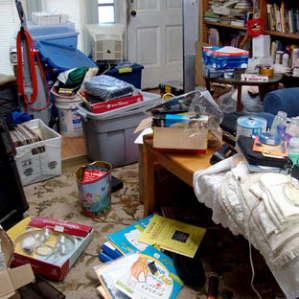
#> input picture train/messy/0.png, 299 x 299 px, found by its file name
$ jupyter execute --allow-errors clean_vs_messy.ipynb   (shell and % lines are left out)
#> lines starting #> are read from the running program, lines starting #| are printed output that depends on the picture
[cell 1]
print('Good to go')

[cell 2]
import numpy as np
import pandas as pd
import matplotlib.pyplot as plt
import seaborn as sns

[cell 3]
from PIL import Image
import cv2

[cell 4]
from random import shuffle
import os
#> (the rest of this cell did not finish here and is left out)

[cell 5]
train_messy = "../images/images/train/messy"
train_clean= "../images/images/train/clean"

image_size = 128

[cell 6]
# Image.open(train_clean + "/0.png")

[cell 7]
# Image.open(train_messy + "/0.png")

[cell 8]
img = cv2.imread(train_messy + "/0.png", cv2.IMREAD_GRAYSCALE)
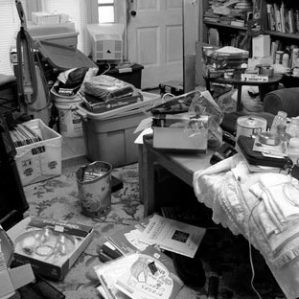
#> img: shape (299, 299); min 0, max 255, mean 105
img.shape
#> Out = (299, 299)

[cell 9]
img = cv2.resize(img, (image_size, image_size))
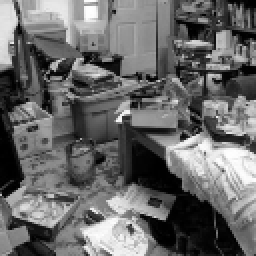
#> img: shape (128, 128) (shown 2 times larger); min 0, max 254, mean 104.9
img.shape
#> Out = (128, 128)

$ run again, with train/messy/1.png copied over train/messy/0.png
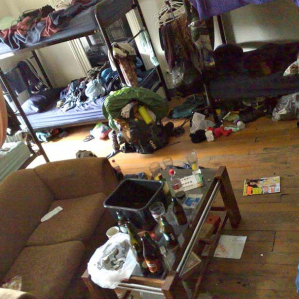
#> input picture train/messy/1.png, 299 x 299 px, found by its file name
#> `img = cv2.imread(train_messy + "/0.png", cv2.IMREAD_GRAYSCALE)`:
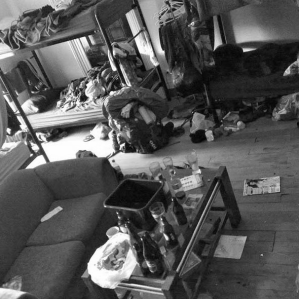
#> img: shape (299, 299); min 4, max 255, mean 86.3
#> `img = cv2.resize(img, (image_size, image_size))`:
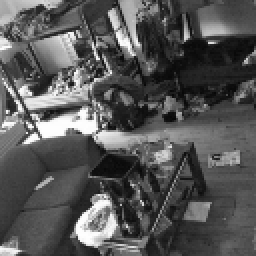
#> img: shape (128, 128) (shown 2 times larger); min 7, max 254, mean 86.1

$ run again, with train/messy/11.png copied over train/messy/0.png
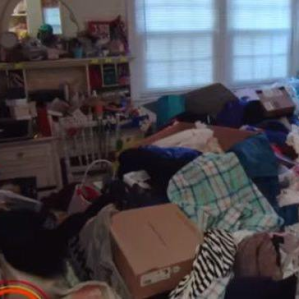
#> input picture train/messy/11.png, 299 x 299 px, found by its file name
#> `img = cv2.imread(train_messy + "/0.png", cv2.IMREAD_GRAYSCALE)`:
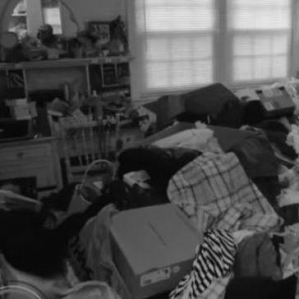
#> img: shape (299, 299); min 3, max 233, mean 75.1
#> `img = cv2.resize(img, (image_size, image_size))`:
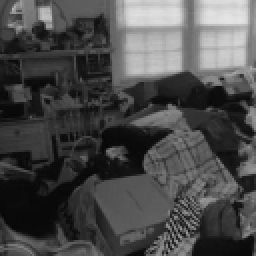
#> img: shape (128, 128) (shown 2 times larger); min 5, max 230, mean 75
